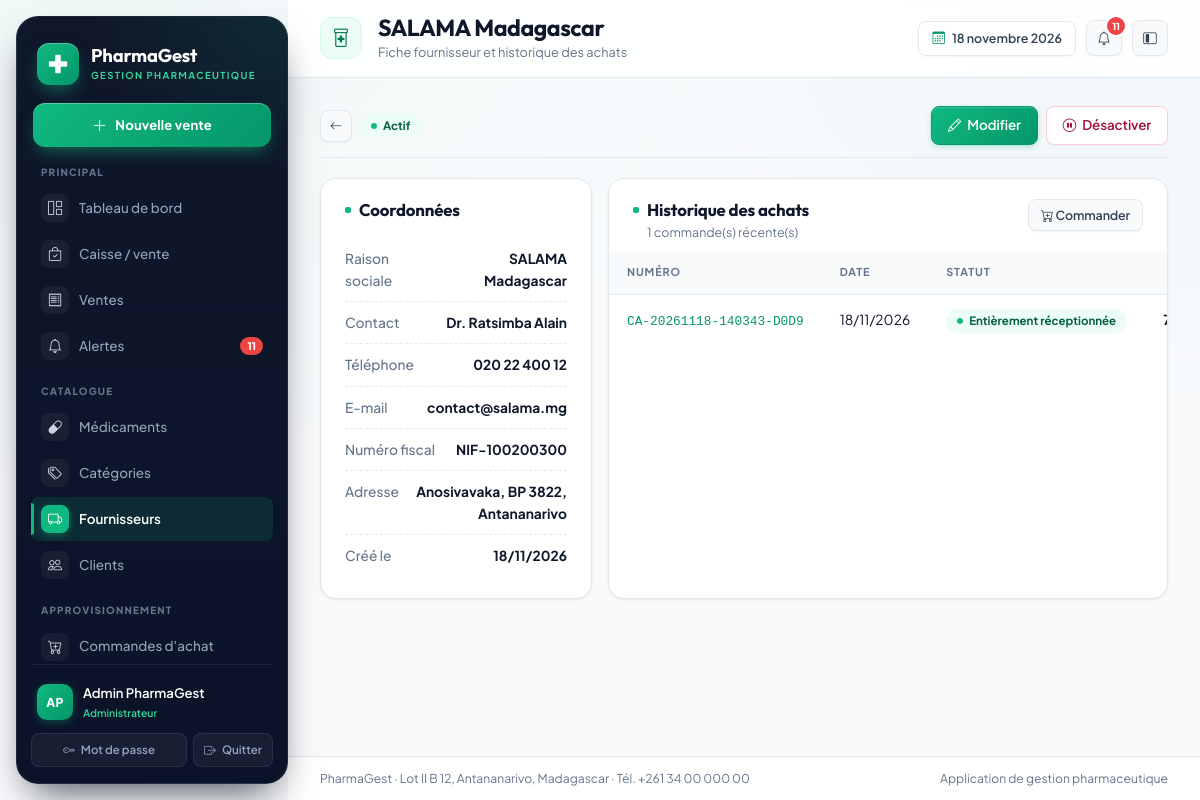
/fournisseurs/4/ (signed in), run on the app's committed database.
### gestion/models.py (models this page shows, shortened)
class Utilisateur(AbstractUser):
    class Role(models.TextChoices):
        ADMIN = "ADMIN", "Administrateur"
        PHARMACIEN = "PHARMACIEN", "Pharmacien responsable"
        GESTIONNAIRE = "GESTIONNAIRE", "Gestionnaire de stock"
        CAISSIER = "CAISSIER", "Caissier"
        RESPONSABLE = "RESPONSABLE", "Responsable de gestion"
    role = models.CharField(
        "rôle", max_length=20, choices=Role.choices, default=Role.CAISSIER
    )
    telephone = models.CharField("téléphone", max_length=30, blank=True)
    cree_le = models.DateTimeField("créé le", auto_now_add=True)
    class Meta:
        verbose_name = "utilisateur"
        verbose_name_plural = "utilisateurs"
        ordering = ["username"]
    @property
    def nom_complet(self):
        return self.get_full_name() or self.username
    @property
    def est_admin(self):
        return self.is_superuser or self.role == self.Role.ADMIN
    @property
    def peut_vendre(self):
        return self.est_admin or self.role in {
            self.Role.PHARMACIEN,
            self.Role.CAISSIER,
        }
    @property
    def peut_voir_rapports(self):
        return self.est_admin or self.role in {
            self.Role.PHARMACIEN,
            self.Role.RESPONSABLE,
        }

class Fournisseur(models.Model):
    class Statut(models.TextChoices):
        ACTIF = "ACTIF", "Actif"
        INACTIF = "INACTIF", "Inactif"
    raison_sociale = models.CharField("raison sociale", max_length=180)
    adresse = models.TextField("adresse", blank=True)
    telephone = models.CharField("téléphone", max_length=40, blank=True)
    email = models.EmailField("adresse e-mail", blank=True)
    numero_fiscal = models.CharField("numéro fiscal", max_length=60, blank=True)
    contact_principal = models.CharField("contact principal", max_length=120, blank=True)
    statut = models.CharField(
        "statut", max_length=10, choices=Statut.choices, default=Statut.ACTIF
    )
    date_creation = models.DateTimeField("date de création", auto_now_add=True)
    class Meta:
        verbose_name = "fournisseur"
        verbose_name_plural = "fournisseurs"
        ordering = ["raison_sociale"]
    @property
    def est_actif(self):
        return self.statut == self.Statut.ACTIF

class CommandeAchat(models.Model):
    class Statut(models.TextChoices):
        BROUILLON = "BROUILLON", "Brouillon"
        COMMANDEE = "COMMANDEE", "Commandée"
        PARTIELLE = "PARTIELLE", "Partiellement réceptionnée"
        RECEPTIONNEE = "RECEPTIONNEE", "Entièrement réceptionnée"
        ANNULEE = "ANNULEE", "Annulée"
    numero = models.CharField(
        "numéro", max_length=40, unique=True, default=numero_commande, editable=False
    )
    fournisseur = models.ForeignKey(
        Fournisseur,
        verbose_name="fournisseur",
        on_delete=models.PROTECT,
        related_name="commandes",
    )
    statut = models.CharField(
        "statut", max_length=20, choices=Statut.choices, default=Statut.BROUILLON
    )
    utilisateur = models.ForeignKey(
        settings.AUTH_USER_MODEL,
        verbose_name="créée par",
        on_delete=models.SET_NULL,
        null=True,
        blank=True,
        related_name="commandes",
    )
    date_creation = models.DateTimeField("date de création", auto_now_add=True)
    date_commande = models.DateTimeField("date de commande", null=True, blank=True)
    notes = models.TextField("notes", blank=True)
    class Meta:
        verbose_name = "commande d'achat"
        verbose_name_plural = "commandes d'achat"
        ordering = ["-date_creation"]
    @property
    def total(self):
        return sum((ligne.sous_total for ligne in self.lignes.all()), Decimal("0.00"))

### gestion/views.py (the view)
class FournisseurDetailView(LoginRequiredMixin, DetailView):
    model = Fournisseur
    template_name = "gestion/fournisseur_detail.html"
    context_object_name = "fournisseur"
    def get_context_data(self, **kwargs):
        contexte = super().get_context_data(**kwargs)
        contexte["commandes"] = self.object.commandes.select_related(
            "fournisseur"
        ).order_by("-date_creation")[:20]
        return contexte

### gestion/models.py (called while the page is built)
    @property
    def sous_total(self):
        return self.prix_achat * self.quantite_commandee

### gestion/templatetags/gestion_extras.py (called while the page is built)
@register.filter
def ariary(valeur):
    try:
        nombre = Decimal(valeur or 0)
    except (InvalidOperation, TypeError, ValueError):
        return valeur
    texte = f"{nombre:,.2f}".replace(",", " ").replace(".", ",")
    return f"{texte} Ar"

@register.filter
def couleur_statut(statut):
    return COULEURS_STATUT.get(str(statut), "gray")

@register.filter
def initiales(utilisateur):
    if hasattr(utilisateur, "nom_complet"):
        nom = utilisateur.nom_complet
    else:
        nom = str(utilisateur)
    morceaux = [m for m in nom.replace("-", " ").split(" ") if m]
    if not morceaux:
        return "?"
    if len(morceaux) == 1:
        return morceaux[0][:2].upper()
    return (morceaux[0][0] + morceaux[-1][0]).upper()

### templates/gestion/fournisseur_detail.html (shortened to what this page needs)
{% extends "gestion/base.html" %}
{% load gestion_extras %}
{% block page_title %}{{ fournisseur.raison_sociale }}{% endblock %}
{% block page_subtitle %}Fiche fournisseur et historique des achats{% endblock %}
{% block contenu %}
<div class="pg-section-title">
  <div class="d-flex align-items-center gap-2">
    <a class="btn btn-sm btn-soft btn-icon" href="{% url 'gestion:fournisseur_liste' %}"><i class="bi bi-arrow-left"></i></a>
    <span class="pg-badge pg-badge-{{ fournisseur.statut|couleur_statut }}">{{ fournisseur.get_statut_display }}</span>
  </div>
  {% if user.est_admin or user.role == 'PHARMACIEN' or user.role == 'GESTIONNAIRE' %}
  <div class="d-flex gap-2">
    <a class="btn btn-primary" href="{% url 'gestion:fournisseur_modifier' fournisseur.pk %}"><i class="bi bi-pencil me-1"></i> Modifier</a>
    <form method="post" action="{% url 'gestion:fournisseur_basculer' fournisseur.pk %}" data-confirm="Changer le statut de ce fournisseur ?">
      <button class="btn btn-outline-{% if fournisseur.est_actif %}danger{% else %}success{% endif %}" type="submit">
        <i class="bi {% if fournisseur.est_actif %}bi-pause-circle{% else %}bi-play-circle{% endif %} me-1"></i>
        {% if fournisseur.est_actif %}Désactiver{% else %}Réactiver{% endif %}
      </button>
    </form>
  </div>
  {% endif %}
</div>
<div class="row g-3">
  <div class="col-lg-4">
    <div class="pg-card h-100">
      <div class="pg-card-header"><h3 class="pg-card-title">Coordonnées</h3></div>
      <div class="pg-card-body">
        <div class="pg-key"><span>Raison sociale</span><span>{{ fournisseur.raison_sociale }}</span></div>
        <div class="pg-key"><span>Contact</span><span>{{ fournisseur.contact_principal|default:"—" }}</span></div>
        <div class="pg-key"><span>Téléphone</span><span>{{ fournisseur.telephone|default:"—" }}</span></div>
        <div class="pg-key"><span>E-mail</span><span>{{ fournisseur.email|default:"—" }}</span></div>
        <div class="pg-key"><span>Numéro fiscal</span><span>{{ fournisseur.numero_fiscal|default:"—" }}</span></div>
        <div class="pg-key"><span>Adresse</span><span>{{ fournisseur.adresse|default:"—" }}</span></div>
        <div class="pg-key"><span>Créé le</span><span>{{ fournisseur.date_creation|date:"d/m/Y" }}</span></div>
      </div>
    </div>
  </div>
  <div class="col-lg-8">
    <div class="pg-card h-100">
      <div class="pg-card-header">
        <div>
          <h3 class="pg-card-title">Historique des achats</h3>
          <p class="pg-card-sub">{{ commandes|length }} commande(s) récente(s)</p>
        </div>
        {% if user.est_admin or user.role == 'PHARMACIEN' or user.role == 'GESTIONNAIRE' %}
        <a class="btn btn-sm btn-soft ms-auto" href="{% url 'gestion:commande_ajouter' %}"><i class="bi bi-cart-plus"></i> Commander</a>
        {% endif %}
      </div>
      <div class="pg-table-wrap mt-2">
        <table class="table table-hover align-middle">
          <thead><tr><th>Numéro</th><th>Date</th><th>Statut</th><th class="text-end">Total</th></tr></thead>
          <tbody>
            {% for commande in commandes %}
            <tr>
              <td><a class="pg-mono" href="{% url 'gestion:commande_detail' commande.pk %}">{{ commande.numero }}</a></td>
              <td>{{ commande.date_creation|date:"d/m/Y" }}</td>
              <td><span class="pg-badge pg-badge-{{ commande.statut|couleur_statut }}">{{ commande.get_statut_display }}</span></td>
              <td class="text-end fw-bold">{{ commande.total|ariary }}</td>
            </tr>
            {% empty %}
            <tr><td colspan="4" class="pg-empty"><i class="bi bi-cart"></i>Aucune commande pour ce fournisseur.</td></tr>
            {% endfor %}
          </tbody>
        </table>
      </div>
    </div>
  </div>
</div>
{% endblock %}

### templates/gestion/base.html (shortened to what this page needs)
{% load static %}
{% load gestion_extras %}
<!doctype html>
<html lang="fr">
<head>
  <link href="https://cdn.jsdelivr.net/npm/bootstrap@5.3.3/dist/css/bootstrap.min.css" rel="stylesheet">
  <link href="https://cdn.jsdelivr.net/npm/bootstrap-icons@1.11.3/font/bootstrap-icons.min.css" rel="stylesheet">
  <link rel="stylesheet" href="{% static 'css/pharmagest.css' %}">
</head>
<body>
  {% with url_name=request.resolver_match.url_name %}
  <div class="pg-shell" data-layout="expanded">
    <aside class="pg-sidebar" id="sidebar" aria-label="Menu principal de navigation">
      <a class="pg-brand" href="{% url 'gestion:tableau_bord' %}" aria-label="Accueil {{ pharmacie_nom }}">
        <span class="pg-brand-mark">
          <svg class="pg-brand-glyph" viewBox="0 0 24 24" fill="currentColor" aria-hidden="true">
            <path
              d="M9 3a1 1 0 0 1 1-1h4a1 1 0 0 1 1 1v6h6a1 1 0 0 1 1 1v4a1 1 0 0 1-1 1h-6v6a1 1 0 0 1-1 1h-4a1 1 0 0 1-1-1v-6H3a1 1 0 0 1-1-1v-4a1 1 0 0 1 1-1h6V3z" />
          </svg>
        </span>
        <span class="pg-brand-text">
          <span class="pg-brand-name">{{ pharmacie_nom }}</span>
          <span class="pg-brand-sub">Gestion pharmaceutique</span>
        </span>
      </a>
      {% if user.peut_vendre %}
      <a class="pg-side-cta" href="{% url 'gestion:caisse' %}" title="Ouvrir la caisse">
        <i class="bi bi-plus-lg"></i>
        <span>Nouvelle vente</span>
      </a>
      {% endif %}
      <nav class="pg-nav-groups" aria-label="Navigation">
        <div class="pg-nav-group">
          <div class="pg-nav-label">Principal</div>
          <div class="pg-nav">
            <a class="pg-nav-link {% if url_name == 'tableau_bord' %}active{% endif %}"
              href="{% url 'gestion:tableau_bord' %}" title="Tableau de bord">
              <i class="bi bi-grid-1x2"></i>
              <span>Tableau de bord</span>
            </a>
            {% if user.peut_vendre %}
            <a class="pg-nav-link {% if url_name == 'caisse' %}active{% endif %}" href="{% url 'gestion:caisse' %}"
              title="Caisse / vente">
              <i class="bi bi-bag-check"></i>
              <span>Caisse / vente</span>
            </a>
            {% endif %}
            <a class="pg-nav-link {% if url_name == 'vente_liste' or url_name == 'vente_detail' or url_name == 'retour_vente' or url_name == 'vente_annuler' %}active{% endif %}"
              href="{% url 'gestion:vente_liste' %}" title="Ventes">
              <i class="bi bi-receipt"></i>
              <span>Ventes</span>
            </a>
            <a class="pg-nav-link {% if url_name == 'alertes' %}active{% endif %}" href="{% url 'gestion:alertes' %}"
              title="Alertes">
              <i class="bi bi-bell"></i>
              {% if alertes_globales %}<span class="pg-nav-badge">{{ alertes_globales }}</span>{% endif %}
              <span>Alertes</span>
            </a>
          </div>
        </div>
        <div class="pg-nav-group">
          <div class="pg-nav-label">Catalogue</div>
          <div class="pg-nav">
            <a class="pg-nav-link {% if url_name == 'medicament_liste' or url_name == 'medicament_detail' or url_name == 'medicament_ajouter' or url_name == 'medicament_modifier' or url_name == 'medicament_supprimer' %}active{% endif %}"
              href="{% url 'gestion:medicament_liste' %}" title="Médicaments">
              <i class="bi bi-capsule"></i>
              <span>Médicaments</span>
            </a>
            <a class="pg-nav-link {% if url_name == 'categorie_liste' or url_name == 'categorie_ajouter' or url_name == 'categorie_modifier' or url_name == 'categorie_supprimer' %}active{% endif %}"
              href="{% url 'gestion:categorie_liste' %}" title="Catégories">
              <i class="bi bi-tags"></i>
              <span>Catégories</span>
            </a>
            <a class="pg-nav-link {% if url_name == 'fournisseur_liste' or url_name == 'fournisseur_detail' or url_name == 'fournisseur_ajouter' or url_name == 'fournisseur_modifier' %}active{% endif %}"
              href="{% url 'gestion:fournisseur_liste' %}" title="Fournisseurs">
              <i class="bi bi-truck"></i>
              <span>Fournisseurs</span>
            </a>
            <a class="pg-nav-link {% if url_name == 'client_liste' or url_name == 'client_detail' or url_name == 'client_ajouter' or url_name == 'client_modifier' %}active{% endif %}"
              href="{% url 'gestion:client_liste' %}" title="Clients">
              <i class="bi bi-people"></i>
              <span>Clients</span>
            </a>
          </div>
        </div>
        {% if user.est_admin or user.role == 'PHARMACIEN' or user.role == 'GESTIONNAIRE' or user.role == 'RESPONSABLE' %}
        <div class="pg-nav-group">
          <div class="pg-nav-label">Approvisionnement</div>
          <div class="pg-nav">
            <a class="pg-nav-link {% if url_name == 'commande_liste' or url_name == 'commande_detail' or url_name == 'commande_ajouter' or url_name == 'commande_modifier' %}active{% endif %}"
              href="{% url 'gestion:commande_liste' %}" title="Commandes d'achat">
              <i class="bi bi-cart-plus"></i>
              <span>Commandes d'achat</span>
            </a>
          </div>
        </div>
        {% endif %}
      </nav>
      <div class="pg-sidebar-foot">
        <div class="pg-user">
          <span class="pg-avatar">{{ user.nom_complet|initiales }}</span>
          <span class="pg-user-text">
            <span class="name">{{ user.nom_complet }}</span>
            <span class="role">{{ user.get_role_display }}</span>
          </span>
        </div>
        <div class="actions">
          <a href="{% url 'gestion:mot_de_passe' %}" title="Modifier le mot de passe">
            <i class="bi bi-key"></i><span>Mot de passe</span>
          </a>
          <form method="post" action="{% url 'gestion:deconnexion' %}" class="m-0" title="Déconnexion">
            <button type="submit"><i class="bi bi-box-arrow-right"></i><span>Quitter</span></button>
          </form>
        </div>
      </div>
    </aside>
    <div class="pg-main">
      <header class="pg-topbar">
        <span class="pg-page-icon" aria-hidden="true"><i class="bi bi-prescription2"></i></span>
        <div class="pg-heading">
          <h1 class="pg-page-title">{% block page_title %}Tableau de bord{% endblock %}</h1>
          <p class="pg-page-sub">{% block page_subtitle %}Vue d'ensemble de l'activité de la pharmacie{% endblock %}</p>
        </div>
        <div class="pg-topbar-actions">
          <span class="pg-date-chip"><i class="bi bi-calendar3"></i> {% now "j F Y" %}</span>
          <a class="btn btn-soft btn-icon position-relative" href="{% url 'gestion:alertes' %}" title="Alertes"
            aria-label="Alertes">
            <i class="bi bi-bell"></i>
            {% if alertes_globales %}
            <span class="pg-notif-dot">{{ alertes_globales }}</span>
            {% endif %}
          </a>
          <button class="pg-layout-toggle btn btn-soft btn-icon" type="button" aria-label="Basculer le menu compact"
            title="Menu compact" data-layout-toggle>
            <i class="bi bi-layout-sidebar-inset"></i>
          </button>
        </div>
      </header>
      <main class="pg-content" id="contenu">
        {% block contenu %}{% endblock %}
      </main>
      <footer class="pg-footer">
        <span>{{ pharmacie_nom }} · {{ pharmacie_adresse }} · Tél. {{ pharmacie_telephone }}</span>
        <span>Application de gestion pharmaceutique</span>
      </footer>
    </div>
  </div>
  {% endwith %}
</body>
</html>

### data on the page
Utilisateur: last_name "PharmaGest", nom_complet|initiales "AP", nom_complet "Admin PharmaGest", role "Administrateur"
Fournisseur: raison_sociale "SALAMA Madagascar", statut "Actif", contact_principal "Dr. Ratsimba Alain", telephone "020 22 400 12", email "contact@salama.mg", numero_fiscal "NIF-100200300", adresse "Anosivavaka, BP 3822, Antananarivo", date_creation "18/11/2026"
CommandeAchat: numero "CA-20261118-140343-D0D9", date_creation "18/11/2026", statut "Entièrement réceptionnée"

### other printed values
{{ alertes_globales }} "11"
{{ commandes|length }} "1"
{{ pharmacie_adresse }} "Lot II B 12, Antananarivo, Madagascar"
{{ pharmacie_telephone }} "+261 34 00 000 00"
